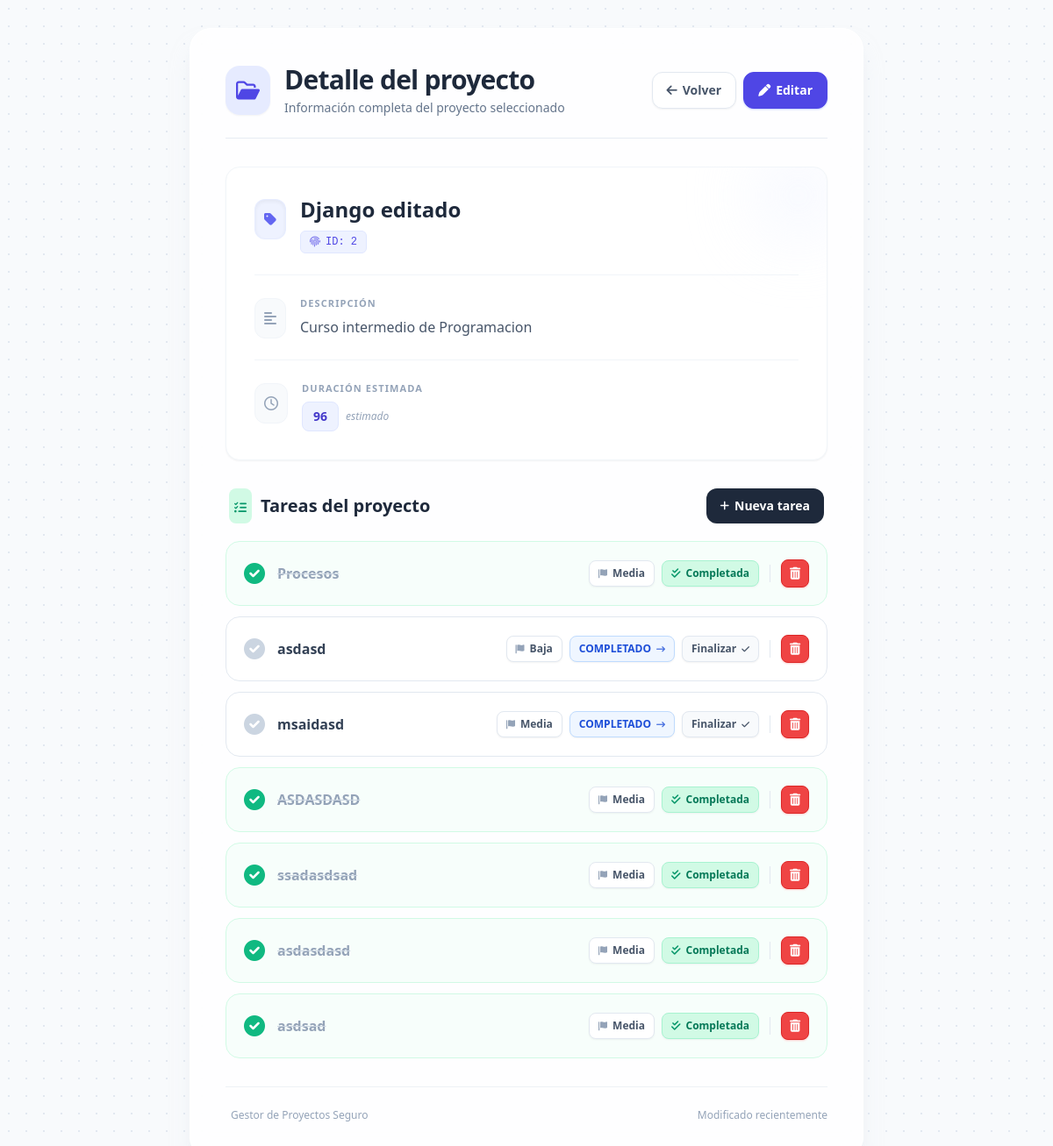
The page /proyectos/2/ on the database as committed earlier.
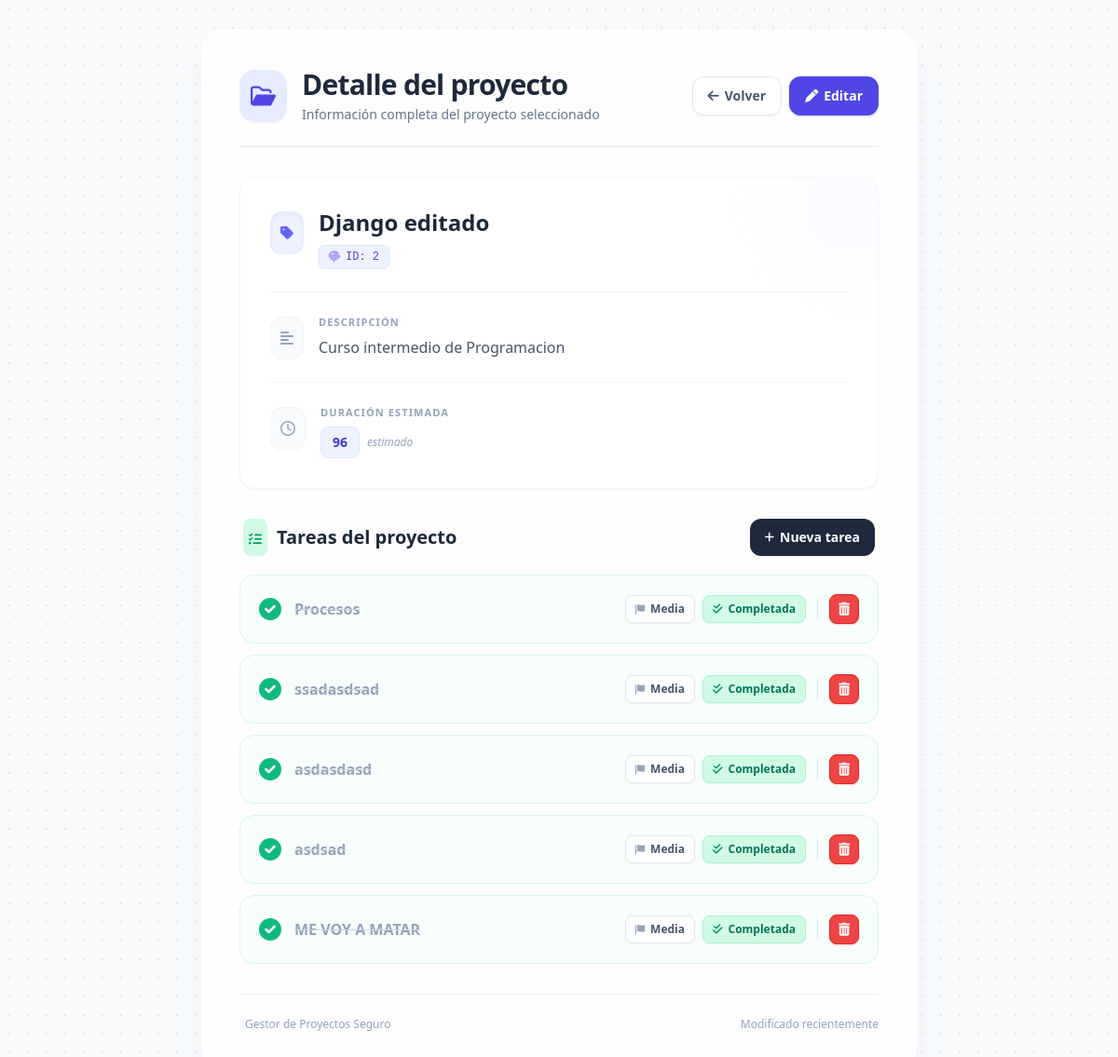
The same page on the database as committed later.
### gestor_proyectos/models.py (models this page shows)
class Proyecto(models.Model):
    nombre = models.CharField(max_length=100) # Campo de texto (varchar)
    descripcion = models.TextField() # Campo de texto largo
    duracion = models.IntegerField() # Campo numerico entero
    imagen = models.ImageField(upload_to='img/', default='img/logo.png')

class Tarea(models.Model):
    PRIORIDAD_CHOICES = [
        ('BAJA', 'Baja'),
        ('MEDIA','Media'),
        ('ALTA','Alta'),
    ]
    ESTADO_CHOICES = [
        ('PENDIENTE', 'Pendiente'),
        ('EN_PROGRESO', 'En_progreso'),
        ('COMPLETADA', 'Completada'),
    ]
    proyecto = models.ForeignKey(
        Proyecto,
        on_delete = models.CASCADE,
        related_name = 'tareas'
    )
    titulo = models.CharField(max_length=50)
    prioridad = models.CharField(
        max_length=5,
        choices= PRIORIDAD_CHOICES,
        default='MEDIA',
    )
    estado = models.CharField(
        max_length=11,
        choices= ESTADO_CHOICES,
        default='PENDIENTE',
    )

### gestor_proyectos/views.py (the view)
# urls.py: path('proyectos/<int:id>/', views.ver_proyecto, name='ver_proyecto'),
def ver_proyecto(request, id):
    proyecto= Proyecto.objects.get(id=id)
    return render(request,'detalle-proyecto.html',{'proyecto':proyecto})

### gestor_proyectos/templates/detalle-proyecto.html (shortened to what this page needs)
<!DOCTYPE html>
<html lang="es">
<head>
    <script src="https://cdn.tailwindcss.com"></script>
    <link rel="stylesheet" href="https://cdnjs.cloudflare.com/ajax/libs/font-awesome/6.0.0-beta3/css/all.min.css" />
</head>
<body class="min-h-screen flex items-center justify-center p-4 md:p-8 font-sans antialiased text-slate-800">
    <div class="w-full max-w-3xl bg-white/80 backdrop-blur-md rounded-3xl shadow-xl shadow-slate-200/50 p-6 md:p-10 border border-white">
        <div class="flex flex-col sm:flex-row sm:items-center gap-4 mb-8 border-b border-slate-200/80 pb-6">
            <div class="bg-indigo-100/80 p-3 rounded-2xl text-indigo-600 shadow-sm self-start sm:self-auto">
                <i class="fa-regular fa-folder-open text-2xl"></i>
            </div>
            <div class="flex-1">
                <h1 class="text-2xl md:text-3xl font-extrabold text-slate-800 tracking-tight">
                    Detalle del proyecto
                </h1>
                <p class="text-sm text-slate-500 font-medium mt-1">
                    Información completa del proyecto seleccionado
                </p>
            </div>
            <div class="flex items-center gap-2 mt-2 sm:mt-0">
                <a href="{% url 'proyectos' %}"
                   class="inline-flex items-center gap-1.5 px-4 py-2.5 bg-white text-slate-600 text-sm font-semibold rounded-xl border border-slate-200 hover:bg-slate-50 hover:text-slate-900 transition-all duration-200 shadow-sm hover:shadow">
                    <i class="fa-solid fa-arrow-left"></i>
                    <span class="hidden sm:inline">Volver</span>
                </a>
                <a href="{% url 'editar_proyecto' proyecto.id %}"
                   class="inline-flex items-center gap-1.5 px-4 py-2.5 bg-indigo-600 text-white text-sm font-semibold rounded-xl border border-indigo-600 hover:bg-indigo-700 hover:border-indigo-700 transition-all duration-200 shadow-sm hover:shadow shadow-indigo-200">
                    <i class="fa-solid fa-pen"></i>
                    <span class="hidden sm:inline">Editar</span>
                </a>
            </div>
        </div>
        <div class="detalle-card bg-white rounded-2xl p-6 md:p-8 border border-slate-100 shadow-sm mb-8 relative overflow-hidden">
            <div class="absolute top-0 right-0 -mt-4 -mr-4 w-24 h-24 bg-indigo-50 rounded-full blur-2xl opacity-60"></div>
            <div class="flex items-start gap-4 mb-6 relative z-10">
                <div class="bg-indigo-50 p-2.5 rounded-xl text-indigo-500 mt-1 shadow-inner border border-indigo-100/50">
                    <i class="fa-solid fa-tag"></i>
                </div>
                <div>
                    <h2 class="text-xl md:text-2xl font-bold text-slate-800 break-words leading-tight">
                        {{ proyecto.nombre }}
                    </h2>
                    <span class="inline-flex items-center mt-2 text-xs font-mono font-medium bg-indigo-50 text-indigo-600 px-2.5 py-1 rounded-md border border-indigo-100">
                        <i class="fa-solid fa-fingerprint mr-1.5 opacity-70"></i> ID: {{ proyecto.id }}
                    </span>
                </div>
            </div>
            <div class="flex items-start gap-4 mb-6 border-t border-slate-100 pt-6 relative z-10">
                <div class="bg-slate-50 p-2.5 rounded-xl text-slate-400 mt-0.5 border border-slate-100">
                    <i class="fa-solid fa-align-left"></i>
                </div>
                <div class="flex-1 min-w-0">
                    <p class="text-[11px] font-bold text-slate-400 uppercase tracking-widest campo-label mb-1.5">
                        Descripción
                    </p>
                    <p class="text-sm md:text-base text-slate-600 leading-relaxed break-words">
                        {{ proyecto.descripcion }}
                    </p>
                </div>
            </div>
            <div class="flex items-start gap-4 border-t border-slate-100 pt-6 relative z-10">
                <div class="bg-slate-50 p-2.5 rounded-xl text-slate-400 mt-0.5 border border-slate-100">
                    <i class="fa-regular fa-clock"></i>
                </div>
                <div>
                    <p class="text-[11px] font-bold text-slate-400 uppercase tracking-widest campo-label mb-1.5">
                        Duración estimada
                    </p>
                    <div class="flex items-center gap-2">
                        <span class="inline-flex items-center bg-indigo-50 px-3 py-1.5 rounded-lg text-sm font-semibold text-indigo-700 border border-indigo-100">
                            {{ proyecto.duracion }}
                        </span>
                        <span class="text-xs text-slate-400 font-medium italic">estimado</span>
                    </div>
                </div>
            </div>
        </div>
        <div>
            <div class="flex items-center justify-between gap-4 mb-5 px-1">
                <h2 class="text-lg md:text-xl font-bold text-slate-800 flex items-center gap-2.5">
                    <div class="p-1.5 bg-emerald-100 text-emerald-600 rounded-lg">
                        <i class="fa-solid fa-list-check text-sm"></i>
                    </div>
                    Tareas del proyecto
                </h2>
                <a href="{% url 'crear_tarea' proyecto.id %}"
                   class="inline-flex items-center gap-1.5 px-3 py-2 md:px-4 md:py-2.5 bg-slate-800 text-white text-sm font-semibold rounded-xl hover:bg-slate-900 transition-all shadow-sm hover:shadow-md">
                    <i class="fa-solid fa-plus text-xs"></i>
                    <span>Nueva tarea</span>
                </a>
            </div>
            <ul class="space-y-3">
                {% for tarea in proyecto.tareas.all %}
                    <li class="group flex flex-col sm:flex-row sm:items-center justify-between p-4 md:p-5 rounded-2xl border transition-all duration-200 gap-4
                        {% if tarea.estado == 'COMPLETADA' %}
                            bg-emerald-50/40 border-emerald-100 hover:border-emerald-200
                        {% else %}
                            bg-white border-slate-200 hover:border-indigo-200 hover:shadow-md hover:shadow-indigo-50/50
                        {% endif %}">
                        <div class="flex items-center gap-3.5">
                            <div class="transition-colors duration-300
                                {% if tarea.estado == 'COMPLETADA' %}
                                    text-emerald-500
                                {% else %}
                                    text-slate-300 group-hover:text-indigo-400
                                {% endif %}">
                                <i class="fa-solid fa-circle-check text-xl md:text-2xl"></i>
                            </div>
                            <span class="text-sm md:text-base font-semibold transition-colors duration-300
                                {% if tarea.estado == 'COMPLETADA' %}
                                    text-slate-400 line-through decoration-slate-300
                                {% else %}
                                    text-slate-700 group-hover:text-slate-900
                                {% endif %}">
                                {{ tarea.titulo }}
                            </span>
                        </div>
                        <div class="flex flex-wrap items-center gap-2 mt-1 sm:mt-0 pl-9 sm:pl-0">
                            <span class="inline-flex items-center gap-1.5 px-2.5 py-1.5 rounded-lg border bg-white text-slate-600 border-slate-200 text-xs font-bold shadow-sm">
                                <i class="fa-solid fa-flag text-slate-400 text-[10px]"></i>
                                {{ tarea.get_prioridad_display }}
                            </span>
                            {% if tarea.estado == 'COMPLETADA' %}
                                <span class="inline-flex items-center gap-1.5 px-2.5 py-1.5 rounded-lg border bg-emerald-100 text-emerald-700 border-emerald-200 text-xs font-bold shadow-sm">
                                    <i class="fa-solid fa-check-double text-emerald-600"></i>
                                    Completada
                                </span>
                            {% else %}
                                <form action="{% url 'avanzar_estado_tarea' tarea.id %}" method="post" class="m-0">
                                    <button type="submit" class="inline-flex items-center gap-1.5 px-2.5 py-1.5 rounded-lg border bg-blue-50 text-blue-700 border-blue-200 hover:bg-blue-600 hover:text-white hover:border-blue-600 transition-colors shadow-sm cursor-pointer text-xs font-bold">
                                        {{ tarea.get_estado_display }}
                                        <i class="fa-solid fa-arrow-right-long text-[10px] opacity-80"></i>
                                    </button>
                                </form>
                                <form action="{% url 'finalizar_estado_tarea' tarea.id %}" method="post" class="m-0">
                                    <button type="submit" class="inline-flex items-center gap-1.5 px-2.5 py-1.5 rounded-lg border bg-slate-50 text-slate-600 border-slate-200 hover:bg-emerald-500 hover:text-white hover:border-emerald-500 transition-colors shadow-sm cursor-pointer text-xs font-bold">
                                        Finalizar
                                        <i class="fa-solid fa-check text-[10px]"></i>
                                    </button>
                                </form>
                            {% endif %}
                            <form action="{% url 'eliminar_tarea' tarea.id %}" method="post" class="m-0">
                                <button onclick="return confirm('¿Estás seguro de que deseas eliminar esta tarea permanentemente?')"
                                        type="submit"
                                        title="Eliminar tarea"
                                        class="inline-flex items-center justify-center w-8 h-8 rounded-lg border border-red-600 bg-red-500 text-white hover:bg-red-700 hover:border-red-800 transition-all duration-200 shadow-sm shadow-red-200 cursor-pointer">
                                    <i class="fa-solid fa-trash-can text-sm"></i>
                                </button>
                            </form>
                        </div>
                    </li>
                {% endfor %}
            </ul>
        </div>
        <div class="mt-8 pt-6 border-t border-slate-200/60 text-xs font-medium text-slate-400 flex justify-between items-center">
            <span class="flex items-center gap-1.5">
                Gestor de Proyectos Seguro
            </span>
            <span>
                Modificado recientemente
            </span>
        </div>
    </div>
</body>
</html>

### gestor_proyectos/templates/detalle-proyecto.html (style rules this page uses)
body { background: #f8fafc; background-image: radial-gradient(#e2e8f0 1px, transparent 1px); background-size: 20px 20px; }
.detalle-card { transition: transform 0.2s ease, box-shadow 0.2s ease; }
.campo-label { letter-spacing: 0.02em; }

Rows that differ between the two databases and show on the page:
removed Tarea: titulo "asdasd", prioridad "Baja", estado "COMPLETADO"
removed Tarea: titulo "msaidasd", prioridad "Media", estado "COMPLETADO"
removed Tarea: titulo "ASDASDASD", prioridad "Media", estado "COMPLETADA" (drawn)
added Tarea: titulo "ME VOY A MATAR", prioridad "Media", estado "COMPLETADA" (drawn)
